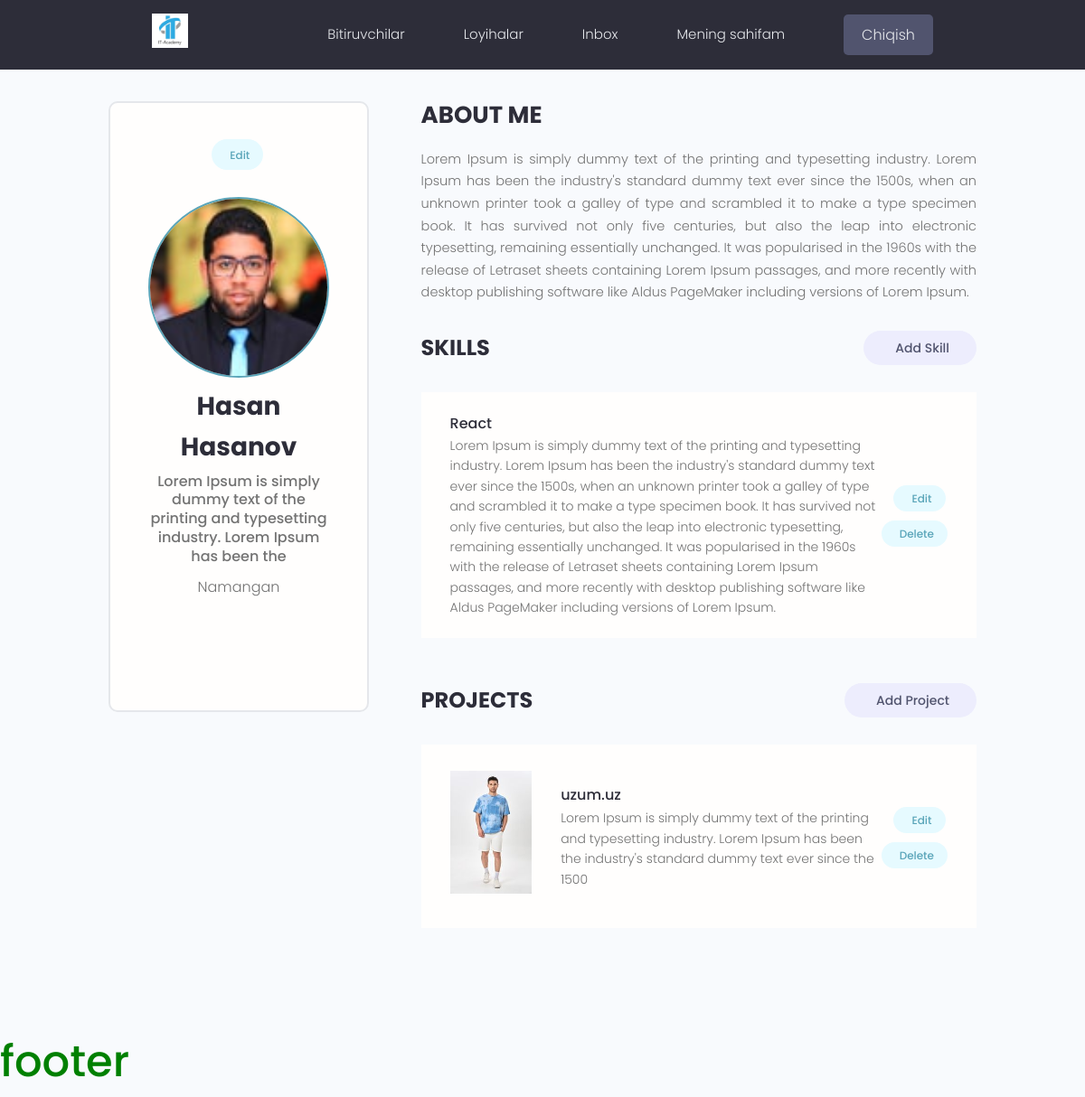
/account/ (signed in), run on the app's committed database.
### users/models.py (models this page shows, shortened)
class Profil(models.Model):
    user = models.OneToOneField(User,on_delete=models.CASCADE,null=True,blank=True)
    name = models.CharField(max_length=100,null=True,blank=True)
    email = models.EmailField(max_length=100,null=True,blank=True)
    info = models.CharField(max_length=100,null=True,blank=True)
    location = models.CharField(max_length=150,null=True,blank=True)
    bio = models.TextField(null=True,blank=True)
    social_git_hub = models.CharField(max_length=150,null=True,blank=True)
    social_facebook = models.CharField(max_length=150,null=True,blank=True)
    social_youtube = models.CharField(max_length=150,null=True,blank=True)
    social_instagram = models.CharField(max_length=150,null=True,blank=True)
    created = models.DateTimeField(auto_now_add=True)
    image = models.ImageField(upload_to='profiles',default='images/user.png')
    id = models.UUIDField(default=uuid.uuid4,unique=True,primary_key=True,editable=False)

class Skill(models.Model):
    user = models.ForeignKey(Profil,on_delete=models.CASCADE,null=True,blank=True)
    name = models.CharField(max_length=100,null=True,blank=True)
    description = models.TextField(null=True,blank=True)
    created = models.DateTimeField(auto_now_add=True)
    id = models.UUIDField(default=uuid.uuid4,unique=True,primary_key=True,editable=False)

### projects/models.py (models this page shows, shortened)
class Project(models.Model):
    user = models.ForeignKey(Profil,on_delete=models.SET_NULL,null=True,blank=True)
    title = models.CharField(max_length=200)
    description = models.TextField(null=True,blank=True)
    image = models.ImageField(upload_to='images/',default='user.png')
    demo_link = models.CharField(max_length=100,null=True,blank=True)
    source_link = models.CharField(max_length=100,null=True,blank=True)
    created = models.DateTimeField(auto_now_add=True)
    vote_count = models.IntegerField(default=0)
    vote_ratio = models.IntegerField(default=0)
    id = models.UUIDField(default=uuid.uuid4,unique=True,primary_key=True,editable=False)
    tag = models.ManyToManyField('Tag',blank=True)

### users/views.py (the view)
# urls.py: path('account/',account_user,name='account'),
@login_required(login_url='login')
def account_user(request):
    profil = request.user.profil
    context = {
        'profil':profil
    }
    return render(request,'users/acount.html',context)

### users/templates/users/acount.html (shortened to what this page needs)
{% extends 'base.html' %}
{% block content %}
<main class="settingsPage profile my-md">
    <div class="container">
        <div class="layout">
            <div class="column column--1of3">
                <div class="card text-center">
                    <div class="card__body dev">
                        <a class="tag tag--pill tag--main settings__btn" href="{% url 'account_edit' %}">
                            Edit</a>
                        <img class="avatar avatar--xl dev__avatar" src="{{profil.image.url}}" />
                        <h2 class="dev__name">{{profil.name}}</h2>
                        <p class="dev__title">{{profil.info}}</p>
                        <p class="dev__location">{{profil.location}}</p>
                        <ul class="dev__social">
                        </ul>
                    </div>
                </div>
            </div>
            <div class="column column--2of3">
                <div class="devInfo">
                    <h3 class="devInfo__title">About Me</h3>
                    <p class="devInfo__about">{{profil.bio}}</p>
                </div>
                <div class="settings">
                    <h3 class="settings__title">Skills</h3>
                    <a class="tag tag--pill tag--sub settings__btn tag--lg" href="#"> Add Skill</a>
                </div>
                <table class="settings__table">
                    {% for skill in profil.skill_set.all %}
                    <tr>
                        <td class="settings__tableInfo">
                            <h4>{{skill.name}}</h4>
                            <p>
                                {{skill.description}}
                            </p>
                        </td>
                        <td class="settings__tableActions">
                            <a class="tag tag--pill tag--main settings__btn" href="#"> Edit</a>
                            <a class="tag tag--pill tag--main settings__btn" href="#">
                                Delete</a>
                        </td>
                    </tr>
                    {% endfor %}
                </table>
                <div class="settings">
                    <h3 class="settings__title">Projects</h3>
                    <a class="tag tag--pill tag--sub settings__btn tag--lg" href="{% url 'project_add' %}"> Add Project</a>
                </div>
                <table class="settings__table">
                    {% for project in profil.project_set.all %}
                    <tr>
                        <td class="settings__thumbnail">
                            <a href="{% url 'project' project.id %}"><img src="{{project.image.url}}" alt="Project Thumbnail" /></a>
                        </td>
                        <td class="settings__tableInfo">
                            <a href="{% url 'project' project.id %}">{{project.title}}</a>
                            <p>{{project.description|slice:"150"}}</p>
                        </td>
                        <td class="settings__tableActions">
                            <a class="tag tag--pill tag--main settings__btn" href="{% url 'project_edit' project.id %}"> Edit</a>
                            <a class="tag tag--pill tag--main settings__btn"
                               href="{% url 'project_delete' project.id %}">
                                Delete
                            </a>
                        </td>
                    </tr>
                    {% endfor %}
                </table>
            </div>
        </div>
    </div>
</main>
{% endblock %}

### static/styles/app.css (style rules this page uses)
:root { --color-sub: #2d2d39; }
.card { border: 2px solid var(--color-light); }
img { width: 100%; }
.profile .card > .dev { padding: 4rem; }
.dev__avatar { display: block; margin: auto; }
.dev__name { color: var(--color-sub); font-size: 2.8rem; font-weight: 700; margin-top: 1rem; margin-bottom: 0.5rem; }
.dev__title { font-size: 1.6rem; font-weight: 500; line-height: 1.3; }
.dev__location { margin-top: 1rem; }
.dev__social { margin: 3rem 0; list-style: none; display: flex; justify-content: center; gap: 1.5rem; }
.devInfo { margin-bottom: 3rem; }
.devInfo__title, .devInfo__subtitle { font-size: 2.6rem; color: var(--color-sub); text-transform: uppercase; font-weight: 700; margin-bottom: 1.5rem; }
.devInfo__about, .devSkill__info { font-size: 1.45rem; line-height: 1.7; text-align: justify; }
.settingsPage .dev > .settings__btn { display: inline-block; margin-bottom: 3rem; }
.settings { display: flex; justify-content: space-between; align-items: center; }
.settings__title { font-size: 2.4rem; text-transform: uppercase; font-weight: 700; color: var(--color-sub); }
.settings__table { margin-top: 3rem; margin-bottom: 5rem; padding: 0 3rem; background: var(--color-white); }
.settings__table tr { width: 100%; }
.settings__table tr > td { padding: 2rem 0; }
.settings__thumbnail { width: 23%; min-width: 10rem; }
.settings__thumbnail img { padding-right: 3rem; height: 15rem; object-fit: contain; }
.settings__tableInfo { width: 100%; }
.settings__tableInfo h4, .settings__tableInfo a { padding-right: 1rem; width: auto; font-size: 1.6rem; font-weight: 500; color: var(--color-sub); }
.settings__tableInfo p { font-size: 1.4rem; }
.settings__tableActions { text-align: right; }

### static/uikit/styles/modules/_variables.css (style rules this page uses)
:root { --color-main: #5aa5b9; --color-main-light: #e6faff; --color-sub: #3f4156; --color-sub-light: #51546e; --color-sub-lighter: #ededfd; --color-text: #737373; --color-gray: #8b8b8b; --color-light: #e5e7eb; --color-light-gray: #767676; --color-bg: #f8fafd; --color-white: #fffefd; --color-white-light: #f3f3f3; --color-success: #359e64; --color-success-bg: #def8e8; --color-error: #fc4b0b; --color-error-bg: #fff2ee; --font-base: 'Poppins', arial, helvetica, 'Segoe UI', roboto, ubuntu, sans-serif; --font-monospace: 'Fira Code', 'Courier New', courier, monospace; --font-regular: 300; --font-medium: 500; --font-bold: 700; --generic-shadow: 1px 1px 5px #00000010; --generic-transition: all 0.3s ease-in-out; }

### static/uikit/styles/modules/_base.css (style rules this page uses)
* { margin: 0; padding: 0; box-sizing: border-box; text-rendering: optimizeLegibility; color: inherit; font-size: inherit; }
html { font-size: 50%; }
@media only screen and (min-width: 480px) { html { font-size: 56.25%; } }
@media only screen and (min-width: 1200px) { html { font-size: 62.5%; } }
body { line-height: 1.6; font-weight: 400; font-size: 1.5rem; color: var(--color-text); background-color: var(--color-bg); min-height: 100vh; }

### static/uikit/styles/modules/_typography.css (style rules this page uses)
* { font-family: var(--font-base); }
h2 { font-size: 3.6rem; font-weight: var(--font-bold); }
h3 { font-size: 3.2rem; font-weight: var(--font-medium); }
h4 { font-size: 2.8rem; font-weight: var(--font-medium); }
p, span, strong { font-size: 1.6rem; color: var(--color-text); font-weight: var(--font-regular); }
a { padding-bottom: 2px; text-decoration: none; display: inline-block; color: var(--color-main); font-weight: var(--font-medium); }

### static/uikit/styles/modules/_utilities.css (style rules this page uses)
.container { width: 92%; max-width: 165rem; margin: 0 auto; box-sizing: border-box; }
@media screen and (min-width: 1000px) { .container { width: 90%; } }
@media screen and (min-width: 1200px) { .container { width: 80%; } }
.text-center { text-align: center; }
.my-md { margin: 3rem auto; }

### static/uikit/styles/modules/_avatar.css (style rules this page uses)
.avatar { border-radius: 50%; border: 2px solid var(--color-main); object-fit: cover; }
.avatar--xl { height: 20rem; width: 20rem; }

### static/uikit/styles/modules/_card.css (style rules this page uses)
.card { border-radius: 1rem; background-color: var(--color-white); border: 1.5px solid var(--color-light); width: auto; height: auto; margin-top: 0.5rem; margin-bottom: 0.5rem; overflow: hidden; }
.card__body, .card__header { padding: 2rem 2.5rem; }

### static/uikit/styles/modules/_layout.css (style rules this page uses)
.layout { display: flex; flex-flow: row wrap; justify-content: space-between; }
.layout > .column { margin-bottom: 3rem; }
.layout > .column.column--1of3 { flex-basis: 30%; }
.layout > .column.column--2of3 { flex-basis: 64%; }

### data on the page
Profil: image (picture), name "Hasan Hasanov", info "Lorem Ipsum is simply dummy text of the printing and typesetting industry. Lorem Ipsum has been the", location "Namangan", bio "Lorem Ipsum is simply dummy text of the printing and typesetting industry. Lorem Ipsum has been the industry's standard dummy text ever since the 1500s, when an unknown printer took a galley of type and scrambled it to make a type specimen book. It has survived not only five centuries, but also the leap into electronic typesetting, remaining essentially unchanged. It was popularised in the 1960s with the release of Letraset sheets containing Lorem Ipsum passages, and more recently with desktop publishing software like Aldus PageMaker including versions of Lorem Ipsum."
Skill: name "React", description "Lorem Ipsum is simply dummy text of the printing and typesetting industry. Lorem Ipsum has been the industry's standard dummy text ever since the 1500s, when an unknown printer took a galley of type and scrambled it to make a type specimen book. It has survived not only five centuries, but also the leap into electronic typesetting, remaining essentially unchanged. It was popularised in the 1960s with the release of Letraset sheets containing Lorem Ipsum passages, and more recently with desktop publishing software like Aldus PageMaker including versions of Lorem Ipsum."
Project: image (picture), title "uzum.uz", description "Lorem Ipsum is simply dummy text of the printing and typesetting industry. Lorem Ipsum has been the industry's standard dummy text ever since the 1500"
